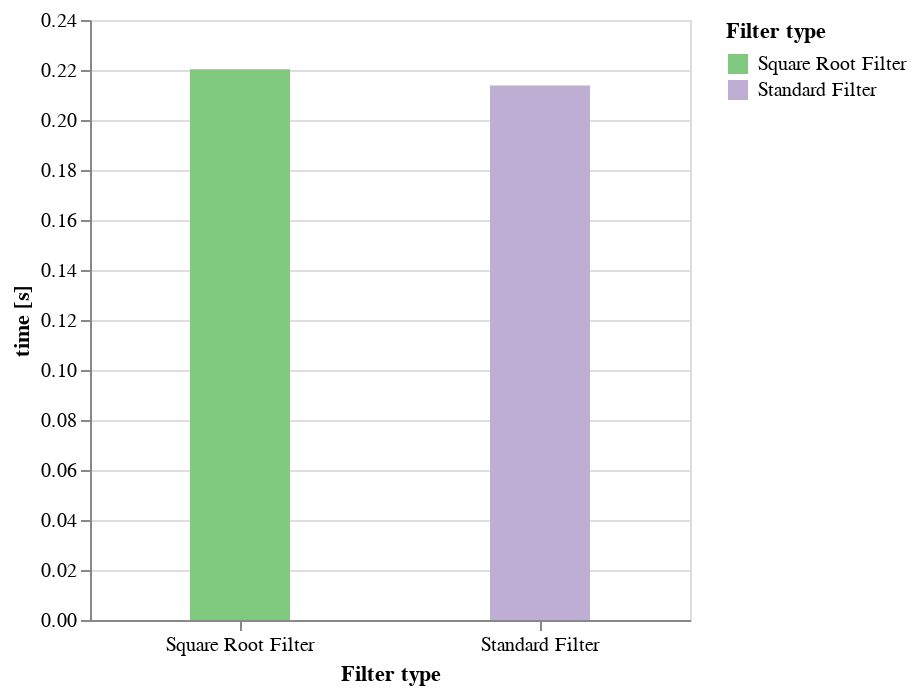

Write notebook code for a chart like this one.
### Code cell
plot_perf_sr

### Figure 1 — Vega-Lite specification as saved in the notebook (floating-point values rounded to 4 significant figures)
{"config": {"view": {"continuousWidth": 300, "continuousHeight": 300}}, "data": {"name": "data-41c2208e2513a7bf1d292828079cc4cd"}, "mark": {"type": "bar", "size": 50}, "encoding": {"color": {"field": "Filter type", "scale": {"scheme": "accent"}, "type": "nominal"}, "x": {"axis": {"labelAngle": 0}, "field": "Filter type", "type": "nominal"}, "y": {"field": "time", "scale": {"zero": false}, "title": "time [s]", "type": "quantitative"}}, "width": 300, "$schema": "https://vega.github.io/schema/vega-lite/v5.2.0.json", "datasets": {"data-41c2208e2513a7bf1d292828079cc4cd": [{"use_sr_filter": false, "time": 0.2138, "Filter type": "Standard Filter"}, {"use_sr_filter": true, "time": 0.2203, "Filter type": "Square Root Filter"}]}}
